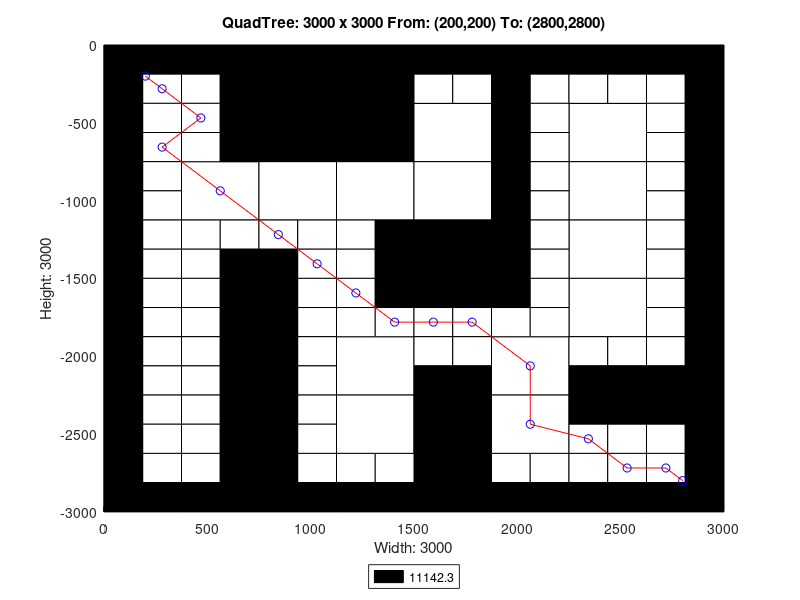

Reproduce this figure in MATLAB.
axis([0 3000 -3000 0]);
title('QuadTree: 3000 x 3000 From: (200,200) To: (2800,2800)');
xlabel('Width: 3000');
ylabel('Height: 3000');
rectangle('Position',[750 -750 750 750], 'FaceColor',[0 0 0]);
rectangle('Position',[375 -1125 375 375], 'FaceColor',[1 1 1]);
rectangle('Position',[750 -1125 375 375], 'FaceColor',[1 1 1]);
rectangle('Position',[1125 -1125 375 375], 'FaceColor',[1 1 1]);
rectangle('Position',[1500 -750 375 375], 'FaceColor',[1 1 1]);
rectangle('Position',[2250 -750 375 375], 'FaceColor',[1 1 1]);
rectangle('Position',[1500 -1125 375 375], 'FaceColor',[1 1 1]);
rectangle('Position',[1500 -1500 375 375], 'FaceColor',[0 0 0]);
rectangle('Position',[2250 -1125 375 375], 'FaceColor',[1 1 1]);
rectangle('Position',[2250 -1500 375 375], 'FaceColor',[1 1 1]);
rectangle('Position',[1125 -2250 375 375], 'FaceColor',[1 1 1]);
rectangle('Position',[1125 -2625 375 375], 'FaceColor',[1 1 1]);
rectangle('Position',[1875 -2250 375 375], 'FaceColor',[1 1 1]);
rectangle('Position',[2250 -1875 375 375], 'FaceColor',[1 1 1]);
rectangle('Position',[1500 -2625 375 375], 'FaceColor',[0 0 0]);
rectangle('Position',[1875 -2625 375 375], 'FaceColor',[1 1 1]);
rectangle('Position',[1500 -3000 375 375], 'FaceColor',[0 0 0]);
rectangle('Position',[0 -187.5 187.5 187.5], 'FaceColor',[0 0 0]);
rectangle('Position',[187.5 -187.5 187.5 187.5], 'FaceColor',[0 0 0]);
rectangle('Position',[0 -375 187.5 187.5], 'FaceColor',[0 0 0]);
rectangle('Position',[187.5 -375 187.5 187.5], 'FaceColor',[1 1 1]);
rectangle('Position',[375 -187.5 187.5 187.5], 'FaceColor',[0 0 0]);
rectangle('Position',[562.5 -187.5 187.5 187.5], 'FaceColor',[0 0 0]);
rectangle('Position',[375 -375 187.5 187.5], 'FaceColor',[1 1 1]);
rectangle('Position',[562.5 -375 187.5 187.5], 'FaceColor',[0 0 0]);
rectangle('Position',[0 -562.5 187.5 187.5], 'FaceColor',[0 0 0]);
rectangle('Position',[187.5 -562.5 187.5 187.5], 'FaceColor',[1 1 1]);
rectangle('Position',[0 -750 187.5 187.5], 'FaceColor',[0 0 0]);
rectangle('Position',[187.5 -750 187.5 187.5], 'FaceColor',[1 1 1]);
rectangle('Position',[375 -562.5 187.5 187.5], 'FaceColor',[1 1 1]);
rectangle('Position',[562.5 -562.5 187.5 187.5], 'FaceColor',[0 0 0]);
rectangle('Position',[375 -750 187.5 187.5], 'FaceColor',[1 1 1]);
rectangle('Position',[562.5 -750 187.5 187.5], 'FaceColor',[0 0 0]);
rectangle('Position',[0 -937.5 187.5 187.5], 'FaceColor',[0 0 0]);
rectangle('Position',[187.5 -937.5 187.5 187.5], 'FaceColor',[1 1 1]);
rectangle('Position',[0 -1125 187.5 187.5], 'FaceColor',[0 0 0]);
rectangle('Position',[187.5 -1125 187.5 187.5], 'FaceColor',[1 1 1]);
rectangle('Position',[0 -1312.5 187.5 187.5], 'FaceColor',[0 0 0]);
rectangle('Position',[187.5 -1312.5 187.5 187.5], 'FaceColor',[1 1 1]);
rectangle('Position',[0 -1500 187.5 187.5], 'FaceColor',[0 0 0]);
rectangle('Position',[187.5 -1500 187.5 187.5], 'FaceColor',[1 1 1]);
rectangle('Position',[375 -1312.5 187.5 187.5], 'FaceColor',[1 1 1]);
rectangle('Position',[562.5 -1312.5 187.5 187.5], 'FaceColor',[1 1 1]);
rectangle('Position',[375 -1500 187.5 187.5], 'FaceColor',[1 1 1]);
rectangle('Position',[562.5 -1500 187.5 187.5], 'FaceColor',[0 0 0]);
rectangle('Position',[750 -1312.5 187.5 187.5], 'FaceColor',[1 1 1]);
rectangle('Position',[937.5 -1312.5 187.5 187.5], 'FaceColor',[1 1 1]);
rectangle('Position',[750 -1500 187.5 187.5], 'FaceColor',[0 0 0]);
rectangle('Position',[937.5 -1500 187.5 187.5], 'FaceColor',[1 1 1]);
rectangle('Position',[1125 -1312.5 187.5 187.5], 'FaceColor',[1 1 1]);
rectangle('Position',[1312.5 -1312.5 187.5 187.5], 'FaceColor',[0 0 0]);
rectangle('Position',[1125 -1500 187.5 187.5], 'FaceColor',[1 1 1]);
rectangle('Position',[1312.5 -1500 187.5 187.5], 'FaceColor',[0 0 0]);
rectangle('Position',[1500 -187.5 187.5 187.5], 'FaceColor',[0 0 0]);
rectangle('Position',[1687.5 -187.5 187.5 187.5], 'FaceColor',[0 0 0]);
rectangle('Position',[1500 -375 187.5 187.5], 'FaceColor',[1 1 1]);
rectangle('Position',[1687.5 -375 187.5 187.5], 'FaceColor',[1 1 1]);
rectangle('Position',[1875 -187.5 187.5 187.5], 'FaceColor',[0 0 0]);
rectangle('Position',[2062.5 -187.5 187.5 187.5], 'FaceColor',[0 0 0]);
rectangle('Position',[1875 -375 187.5 187.5], 'FaceColor',[0 0 0]);
rectangle('Position',[2062.5 -375 187.5 187.5], 'FaceColor',[1 1 1]);
rectangle('Position',[1875 -562.5 187.5 187.5], 'FaceColor',[0 0 0]);
rectangle('Position',[2062.5 -562.5 187.5 187.5], 'FaceColor',[1 1 1]);
rectangle('Position',[1875 -750 187.5 187.5], 'FaceColor',[0 0 0]);
rectangle('Position',[2062.5 -750 187.5 187.5], 'FaceColor',[1 1 1]);
rectangle('Position',[2250 -187.5 187.5 187.5], 'FaceColor',[0 0 0]);
rectangle('Position',[2437.5 -187.5 187.5 187.5], 'FaceColor',[0 0 0]);
rectangle('Position',[2250 -375 187.5 187.5], 'FaceColor',[1 1 1]);
rectangle('Position',[2437.5 -375 187.5 187.5], 'FaceColor',[1 1 1]);
rectangle('Position',[2625 -187.5 187.5 187.5], 'FaceColor',[0 0 0]);
rectangle('Position',[2812.5 -187.5 187.5 187.5], 'FaceColor',[0 0 0]);
rectangle('Position',[2625 -375 187.5 187.5], 'FaceColor',[1 1 1]);
rectangle('Position',[2812.5 -375 187.5 187.5], 'FaceColor',[0 0 0]);
rectangle('Position',[2625 -562.5 187.5 187.5], 'FaceColor',[1 1 1]);
rectangle('Position',[2812.5 -562.5 187.5 187.5], 'FaceColor',[0 0 0]);
rectangle('Position',[2625 -750 187.5 187.5], 'FaceColor',[1 1 1]);
rectangle('Position',[2812.5 -750 187.5 187.5], 'FaceColor',[0 0 0]);
rectangle('Position',[1875 -937.5 187.5 187.5], 'FaceColor',[0 0 0]);
rectangle('Position',[2062.5 -937.5 187.5 187.5], 'FaceColor',[1 1 1]);
rectangle('Position',[1875 -1125 187.5 187.5], 'FaceColor',[0 0 0]);
rectangle('Position',[2062.5 -1125 187.5 187.5], 'FaceColor',[1 1 1]);
rectangle('Position',[1875 -1312.5 187.5 187.5], 'FaceColor',[0 0 0]);
rectangle('Position',[2062.5 -1312.5 187.5 187.5], 'FaceColor',[1 1 1]);
rectangle('Position',[1875 -1500 187.5 187.5], 'FaceColor',[0 0 0]);
rectangle('Position',[2062.5 -1500 187.5 187.5], 'FaceColor',[1 1 1]);
rectangle('Position',[2625 -937.5 187.5 187.5], 'FaceColor',[1 1 1]);
rectangle('Position',[2812.5 -937.5 187.5 187.5], 'FaceColor',[0 0 0]);
rectangle('Position',[2625 -1125 187.5 187.5], 'FaceColor',[1 1 1]);
rectangle('Position',[2812.5 -1125 187.5 187.5], 'FaceColor',[0 0 0]);
rectangle('Position',[2625 -1312.5 187.5 187.5], 'FaceColor',[1 1 1]);
rectangle('Position',[2812.5 -1312.5 187.5 187.5], 'FaceColor',[0 0 0]);
rectangle('Position',[2625 -1500 187.5 187.5], 'FaceColor',[1 1 1]);
rectangle('Position',[2812.5 -1500 187.5 187.5], 'FaceColor',[0 0 0]);
rectangle('Position',[0 -1687.5 187.5 187.5], 'FaceColor',[0 0 0]);
rectangle('Position',[187.5 -1687.5 187.5 187.5], 'FaceColor',[1 1 1]);
rectangle('Position',[0 -1875 187.5 187.5], 'FaceColor',[0 0 0]);
rectangle('Position',[187.5 -1875 187.5 187.5], 'FaceColor',[1 1 1]);
rectangle('Position',[375 -1687.5 187.5 187.5], 'FaceColor',[1 1 1]);
rectangle('Position',[562.5 -1687.5 187.5 187.5], 'FaceColor',[0 0 0]);
rectangle('Position',[375 -1875 187.5 187.5], 'FaceColor',[1 1 1]);
rectangle('Position',[562.5 -1875 187.5 187.5], 'FaceColor',[0 0 0]);
rectangle('Position',[0 -2062.5 187.5 187.5], 'FaceColor',[0 0 0]);
rectangle('Position',[187.5 -2062.5 187.5 187.5], 'FaceColor',[1 1 1]);
rectangle('Position',[0 -2250 187.5 187.5], 'FaceColor',[0 0 0]);
rectangle('Position',[187.5 -2250 187.5 187.5], 'FaceColor',[1 1 1]);
rectangle('Position',[375 -2062.5 187.5 187.5], 'FaceColor',[1 1 1]);
rectangle('Position',[562.5 -2062.5 187.5 187.5], 'FaceColor',[0 0 0]);
rectangle('Position',[375 -2250 187.5 187.5], 'FaceColor',[1 1 1]);
rectangle('Position',[562.5 -2250 187.5 187.5], 'FaceColor',[0 0 0]);
rectangle('Position',[750 -1687.5 187.5 187.5], 'FaceColor',[0 0 0]);
rectangle('Position',[937.5 -1687.5 187.5 187.5], 'FaceColor',[1 1 1]);
rectangle('Position',[750 -1875 187.5 187.5], 'FaceColor',[0 0 0]);
rectangle('Position',[937.5 -1875 187.5 187.5], 'FaceColor',[1 1 1]);
rectangle('Position',[1125 -1687.5 187.5 187.5], 'FaceColor',[1 1 1]);
rectangle('Position',[1312.5 -1687.5 187.5 187.5], 'FaceColor',[0 0 0]);
rectangle('Position',[1125 -1875 187.5 187.5], 'FaceColor',[1 1 1]);
rectangle('Position',[1312.5 -1875 187.5 187.5], 'FaceColor',[1 1 1]);
rectangle('Position',[750 -2062.5 187.5 187.5], 'FaceColor',[0 0 0]);
rectangle('Position',[937.5 -2062.5 187.5 187.5], 'FaceColor',[1 1 1]);
rectangle('Position',[750 -2250 187.5 187.5], 'FaceColor',[0 0 0]);
rectangle('Position',[937.5 -2250 187.5 187.5], 'FaceColor',[1 1 1]);
rectangle('Position',[0 -2437.5 187.5 187.5], 'FaceColor',[0 0 0]);
rectangle('Position',[187.5 -2437.5 187.5 187.5], 'FaceColor',[1 1 1]);
rectangle('Position',[0 -2625 187.5 187.5], 'FaceColor',[0 0 0]);
rectangle('Position',[187.5 -2625 187.5 187.5], 'FaceColor',[1 1 1]);
rectangle('Position',[375 -2437.5 187.5 187.5], 'FaceColor',[1 1 1]);
rectangle('Position',[562.5 -2437.5 187.5 187.5], 'FaceColor',[0 0 0]);
rectangle('Position',[375 -2625 187.5 187.5], 'FaceColor',[1 1 1]);
rectangle('Position',[562.5 -2625 187.5 187.5], 'FaceColor',[0 0 0]);
rectangle('Position',[0 -2812.5 187.5 187.5], 'FaceColor',[0 0 0]);
rectangle('Position',[187.5 -2812.5 187.5 187.5], 'FaceColor',[1 1 1]);
rectangle('Position',[0 -3000 187.5 187.5], 'FaceColor',[0 0 0]);
rectangle('Position',[187.5 -3000 187.5 187.5], 'FaceColor',[0 0 0]);
rectangle('Position',[375 -2812.5 187.5 187.5], 'FaceColor',[1 1 1]);
rectangle('Position',[562.5 -2812.5 187.5 187.5], 'FaceColor',[0 0 0]);
rectangle('Position',[375 -3000 187.5 187.5], 'FaceColor',[0 0 0]);
rectangle('Position',[562.5 -3000 187.5 187.5], 'FaceColor',[0 0 0]);
rectangle('Position',[750 -2437.5 187.5 187.5], 'FaceColor',[0 0 0]);
rectangle('Position',[937.5 -2437.5 187.5 187.5], 'FaceColor',[1 1 1]);
rectangle('Position',[750 -2625 187.5 187.5], 'FaceColor',[0 0 0]);
rectangle('Position',[937.5 -2625 187.5 187.5], 'FaceColor',[1 1 1]);
rectangle('Position',[750 -2812.5 187.5 187.5], 'FaceColor',[0 0 0]);
rectangle('Position',[937.5 -2812.5 187.5 187.5], 'FaceColor',[1 1 1]);
rectangle('Position',[750 -3000 187.5 187.5], 'FaceColor',[0 0 0]);
rectangle('Position',[937.5 -3000 187.5 187.5], 'FaceColor',[0 0 0]);
rectangle('Position',[1125 -2812.5 187.5 187.5], 'FaceColor',[1 1 1]);
rectangle('Position',[1312.5 -2812.5 187.5 187.5], 'FaceColor',[1 1 1]);
rectangle('Position',[1125 -3000 187.5 187.5], 'FaceColor',[0 0 0]);
rectangle('Position',[1312.5 -3000 187.5 187.5], 'FaceColor',[0 0 0]);
rectangle('Position',[1500 -1687.5 187.5 187.5], 'FaceColor',[0 0 0]);
rectangle('Position',[1687.5 -1687.5 187.5 187.5], 'FaceColor',[0 0 0]);
rectangle('Position',[1500 -1875 187.5 187.5], 'FaceColor',[1 1 1]);
rectangle('Position',[1687.5 -1875 187.5 187.5], 'FaceColor',[1 1 1]);
rectangle('Position',[1875 -1687.5 187.5 187.5], 'FaceColor',[0 0 0]);
rectangle('Position',[2062.5 -1687.5 187.5 187.5], 'FaceColor',[1 1 1]);
rectangle('Position',[1875 -1875 187.5 187.5], 'FaceColor',[1 1 1]);
rectangle('Position',[2062.5 -1875 187.5 187.5], 'FaceColor',[1 1 1]);
rectangle('Position',[1500 -2062.5 187.5 187.5], 'FaceColor',[1 1 1]);
rectangle('Position',[1687.5 -2062.5 187.5 187.5], 'FaceColor',[1 1 1]);
rectangle('Position',[1500 -2250 187.5 187.5], 'FaceColor',[0 0 0]);
rectangle('Position',[1687.5 -2250 187.5 187.5], 'FaceColor',[0 0 0]);
rectangle('Position',[2625 -1687.5 187.5 187.5], 'FaceColor',[1 1 1]);
rectangle('Position',[2812.5 -1687.5 187.5 187.5], 'FaceColor',[0 0 0]);
rectangle('Position',[2625 -1875 187.5 187.5], 'FaceColor',[1 1 1]);
rectangle('Position',[2812.5 -1875 187.5 187.5], 'FaceColor',[0 0 0]);
rectangle('Position',[2250 -2062.5 187.5 187.5], 'FaceColor',[1 1 1]);
rectangle('Position',[2437.5 -2062.5 187.5 187.5], 'FaceColor',[1 1 1]);
rectangle('Position',[2250 -2250 187.5 187.5], 'FaceColor',[0 0 0]);
rectangle('Position',[2437.5 -2250 187.5 187.5], 'FaceColor',[0 0 0]);
rectangle('Position',[2625 -2062.5 187.5 187.5], 'FaceColor',[1 1 1]);
rectangle('Position',[2812.5 -2062.5 187.5 187.5], 'FaceColor',[0 0 0]);
rectangle('Position',[2625 -2250 187.5 187.5], 'FaceColor',[0 0 0]);
rectangle('Position',[2812.5 -2250 187.5 187.5], 'FaceColor',[0 0 0]);
rectangle('Position',[1875 -2812.5 187.5 187.5], 'FaceColor',[1 1 1]);
rectangle('Position',[2062.5 -2812.5 187.5 187.5], 'FaceColor',[1 1 1]);
rectangle('Position',[1875 -3000 187.5 187.5], 'FaceColor',[0 0 0]);
rectangle('Position',[2062.5 -3000 187.5 187.5], 'FaceColor',[0 0 0]);
rectangle('Position',[2250 -2437.5 187.5 187.5], 'FaceColor',[0 0 0]);
rectangle('Position',[2437.5 -2437.5 187.5 187.5], 'FaceColor',[0 0 0]);
rectangle('Position',[2250 -2625 187.5 187.5], 'FaceColor',[1 1 1]);
rectangle('Position',[2437.5 -2625 187.5 187.5], 'FaceColor',[1 1 1]);
rectangle('Position',[2625 -2437.5 187.5 187.5], 'FaceColor',[0 0 0]);
rectangle('Position',[2812.5 -2437.5 187.5 187.5], 'FaceColor',[0 0 0]);
rectangle('Position',[2625 -2625 187.5 187.5], 'FaceColor',[1 1 1]);
rectangle('Position',[2812.5 -2625 187.5 187.5], 'FaceColor',[0 0 0]);
rectangle('Position',[2250 -2812.5 187.5 187.5], 'FaceColor',[1 1 1]);
rectangle('Position',[2437.5 -2812.5 187.5 187.5], 'FaceColor',[1 1 1]);
rectangle('Position',[2250 -3000 187.5 187.5], 'FaceColor',[0 0 0]);
rectangle('Position',[2437.5 -3000 187.5 187.5], 'FaceColor',[0 0 0]);
rectangle('Position',[2625 -2812.5 187.5 187.5], 'FaceColor',[1 1 1]);
rectangle('Position',[2812.5 -2812.5 187.5 187.5], 'FaceColor',[0 0 0]);
rectangle('Position',[2625 -3000 187.5 187.5], 'FaceColor',[0 0 0]);
rectangle('Position',[2812.5 -3000 187.5 187.5], 'FaceColor',[0 0 0]);
X=[2800,2718.75,2531.25,2343.75,2062.5,2062.5,1781.25,1593.75,1406.25,1218.75,1031.25,843.75,562.5,281.25,468.75,281.25,200];
Y=[-2800,-2718.75,-2718.75,-2531.25,-2437.5,-2062.5,-1781.25,-1781.25,-1781.25,-1593.75,-1406.25,-1218.75,-937.5,-656.25,-468.75,-281.25,-200];
hold on;
plot(X,Y,'r');
plot(X,Y,'bo');
legend('11142.3','Location','southoutside');
